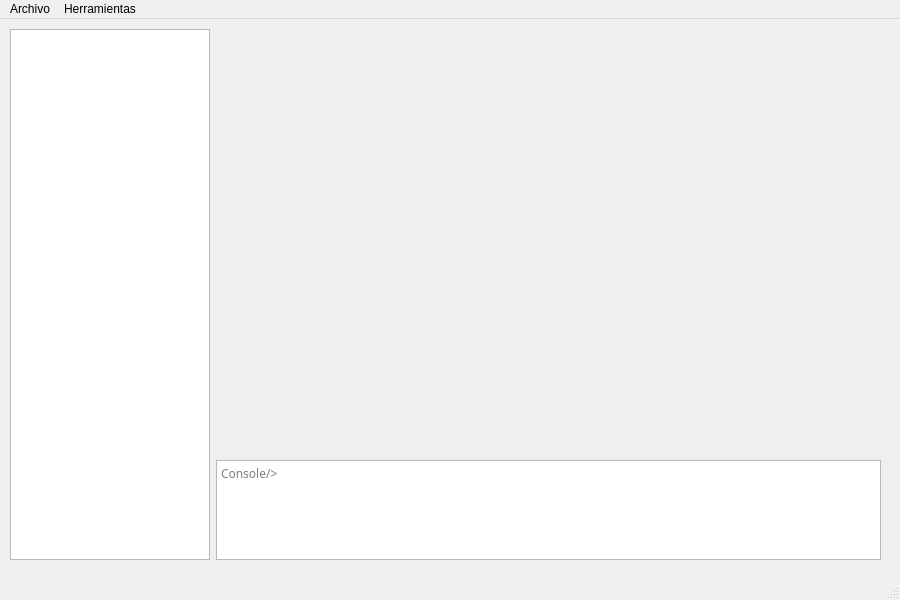
<?xml version="1.0" encoding="UTF-8"?>
<ui version="4.0">
 <class>Principal</class>
 <widget class="QMainWindow" name="Principal">
  <property name="geometry">
   <rect>
    <x>0</x>
    <y>0</y>
    <width>900</width>
    <height>600</height>
   </rect>
  </property>
  <property name="minimumSize">
   <size>
    <width>900</width>
    <height>600</height>
   </size>
  </property>
  <property name="maximumSize">
   <size>
    <width>900</width>
    <height>600</height>
   </size>
  </property>
  <property name="windowTitle">
   <string>MainWindow</string>
  </property>
  <widget class="QWidget" name="centralwidget">
   <widget class="QWidget" name="layoutWidget">
    <property name="geometry">
     <rect>
      <x>10</x>
      <y>10</y>
      <width>871</width>
      <height>531</height>
     </rect>
    </property>
    <layout class="QGridLayout" name="gridMain">
     <item row="0" column="1">
      <widget class="QTabWidget" name="tabFiles">
       <property name="documentMode">
        <bool>true</bool>
       </property>
       <property name="tabsClosable">
        <bool>false</bool>
       </property>
       <property name="movable">
        <bool>true</bool>
       </property>
       <property name="tabBarAutoHide">
        <bool>false</bool>
       </property>
      </widget>
     </item>
     <item row="1" column="1">
      <widget class="QTextEdit" name="edtConsole">
       <property name="maximumSize">
        <size>
         <width>16777215</width>
         <height>100</height>
        </size>
       </property>
       <property name="font">
        <font>
         <family>Courier 10 Pitch</family>
        </font>
       </property>
       <property name="frameShadow">
        <enum>QFrame::Sunken</enum>
       </property>
       <property name="readOnly">
        <bool>true</bool>
       </property>
       <property name="html">
        <string>&lt;!DOCTYPE HTML PUBLIC &quot;-//W3C//DTD HTML 4.0//EN&quot; &quot;http://www.w3.org/TR/REC-html40/strict.dtd&quot;&gt;
&lt;html&gt;&lt;head&gt;&lt;meta name=&quot;qrichtext&quot; content=&quot;1&quot; /&gt;&lt;style type=&quot;text/css&quot;&gt;
p, li { white-space: pre-wrap; }
&lt;/style&gt;&lt;/head&gt;&lt;body style=&quot; font-family:'Courier 10 Pitch'; font-size:11pt; font-weight:200; font-style:italic;&quot;&gt;
&lt;p style=&quot;-qt-paragraph-type:empty; margin-top:0px; margin-bottom:0px; margin-left:0px; margin-right:0px; -qt-block-indent:0; text-indent:0px; font-family:'Ubuntu';&quot;&gt;&lt;br /&gt;&lt;/p&gt;&lt;/body&gt;&lt;/html&gt;</string>
       </property>
       <property name="placeholderText">
        <string>Console/&gt;</string>
       </property>
      </widget>
     </item>
     <item row="0" column="0" rowspan="2">
      <widget class="QTreeView" name="treeFiles">
       <property name="maximumSize">
        <size>
         <width>200</width>
         <height>16777215</height>
        </size>
       </property>
      </widget>
     </item>
    </layout>
   </widget>
  </widget>
  <widget class="QMenuBar" name="menubar">
   <property name="geometry">
    <rect>
     <x>0</x>
     <y>0</y>
     <width>900</width>
     <height>22</height>
    </rect>
   </property>
   <widget class="QMenu" name="menuArchivo">
    <property name="title">
     <string>Archivo</string>
    </property>
    <addaction name="actionNewFile"/>
    <addaction name="actionOpenFile"/>
    <addaction name="actionOpenProject"/>
    <addaction name="actionSaveFile"/>
    <addaction name="actionSaveAsFile"/>
    <addaction name="actionClose"/>
    <addaction name="actionCloseAll"/>
    <addaction name="actionCloseProject"/>
   </widget>
   <widget class="QMenu" name="menuAnalyz">
    <property name="title">
     <string>Herramientas</string>
    </property>
    <widget class="QMenu" name="menuReport">
     <property name="title">
      <string>Reportes</string>
     </property>
     <addaction name="actionShowErrorTable"/>
     <addaction name="actionShowSymbolTable"/>
    </widget>
    <addaction name="actionBuild"/>
    <addaction name="actionRun"/>
    <addaction name="menuReport"/>
   </widget>
   <addaction name="menuArchivo"/>
   <addaction name="menuAnalyz"/>
  </widget>
  <widget class="QStatusBar" name="statusbar"/>
  <action name="actionNewFile">
   <property name="text">
    <string>Crear</string>
   </property>
  </action>
  <action name="actionOpenFile">
   <property name="text">
    <string>Abrir</string>
   </property>
  </action>
  <action name="actionSaveFile">
   <property name="text">
    <string>Guardar</string>
   </property>
  </action>
  <action name="actionSaveAsFile">
   <property name="text">
    <string>Guardar Como</string>
   </property>
  </action>
  <action name="actionBuild">
   <property name="text">
    <string>Compilar</string>
   </property>
  </action>
  <action name="actionRun">
   <property name="text">
    <string>Ejecutar</string>
   </property>
  </action>
  <action name="actionErrores">
   <property name="text">
    <string>Errores</string>
   </property>
  </action>
  <action name="actionShowErrorTable">
   <property name="text">
    <string>Tabla de Errores</string>
   </property>
  </action>
  <action name="actionShowSymbolTable">
   <property name="text">
    <string>Tabla de Simbolos</string>
   </property>
  </action>
  <action name="actionClose">
   <property name="text">
    <string>Cerrar</string>
   </property>
  </action>
  <action name="actionCloseAll">
   <property name="text">
    <string>Cerrar Todo</string>
   </property>
  </action>
  <action name="actionOpenProject">
   <property name="text">
    <string>Abrir Proyecto</string>
   </property>
  </action>
  <action name="actionCloseProject">
   <property name="text">
    <string>Cerrar Proyecto</string>
   </property>
  </action>
 </widget>
 <resources/>
 <connections/>
</ui>
